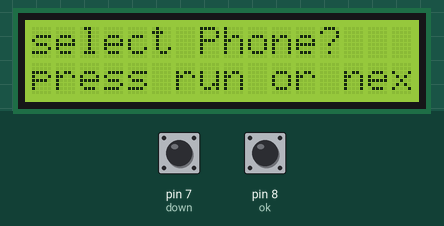
Simulated run of this sketch. Board: Arduino Uno, built with avr-gcc and run on an emulated ATmega328P. Shown: 16×2 character LCD. The test bench sets the inputs (shaded band); at power-on: pin 7 (down) LOW, pin 8 (ok) LOW. What the sketch prints to the serial monitor is not drawn.

Above: at 4.2 s.
4.3 s: pin 7 (down) pulled HIGH for 1 s
At 5.8 s:
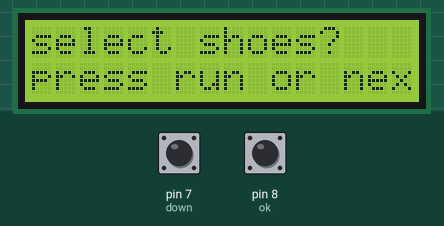
6.8 s: pin 7 (down) pulled HIGH for 0.15 s
At 8.0 s:
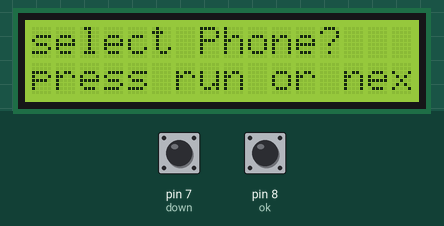
8.6 s: pin 7 (down) pulled HIGH for 3.2 s
At 13.0 s:
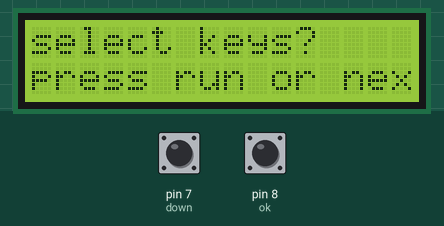
Timing chart, 0 to 14.5 s (numbered marks = the images above; inputs shaded):
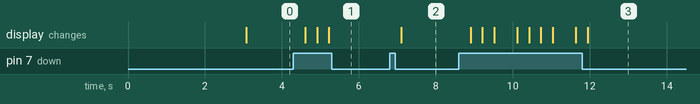

Measured:
- after the input at 4.3 s, the display: first changes after 0.31 s (image 1 shows a later state)
- after the input at 6.8 s, the display: changes after 0.30 s (image 2)
- after the input at 8.6 s, the display: changes after 0.31 s (image 3)

The sketch:

sketch_aug12a.ino
```cpp
#include <LiquidCrystal.h>

const int rs = 12, en = 11, d4 = 5, d5 = 4, d6 = 3, d7 = 2;
LiquidCrystal lcd(rs, en, d4, d5, d6, d7);

//int input = A0;

//int counter= 30;
//int kill = 13;
//int motor1 = 9;
//int motor2 = 10;

int ok = 8;
int down = 7;
int screenNumber=0;
int buttonstate = 0;
int buttonstate2 = 0;


void setup() {
  Serial.begin(9600);
  Serial.print("Measuring Temp \n");
  pinMode(down,INPUT);

  lcd.begin(16, 2); // number of options = # rows

 lcd.print("----SoleMate----");
   delay(3000);

  lcd.setCursor(0,0);
  lcd.print("select phone?   ");
  lcd.setCursor(0,1);
  lcd.print("press ok");

}

void loop() {

buttonstate = digitalRead(down);
buttonstate2 = digitalRead(ok);
 if (buttonstate == 1) {
    if (screenNumber < 4) {
      screenNumber = screenNumber + 1;
    }
    else {
      screenNumber = 0;
      }
    //delay a little to avoid bouncing
    delay(300);
    }

  if (screenNumber == 0){
    lcd.setCursor(0,0);
    lcd.print("select Phone?  ");
    lcd.setCursor(0,1);
    lcd.print("press run or next");

  } else if (screenNumber == 1){
    lcd.setCursor(0,0);
    lcd.print("select keys?   ");
    lcd.setCursor(0,1);
    lcd.print("press run or next");

  } else if (screenNumber == 2){
    lcd.setCursor(0,0);
    lcd.print("select wallet?   ");
    lcd.setCursor(0,1);
    lcd.print("press run or next");

  } else if (screenNumber == 3){
    lcd.setCursor(0,0);
    lcd.print("select shoes?   ");
    lcd.setCursor(0,1);
    lcd.print("press run or next");

  } else if( buttonstate2==1){
  //if(cursor ==1)
 // if (cursor==2)
 // if(cursor ==3)
  //if(cursor =4)
}
}
```
